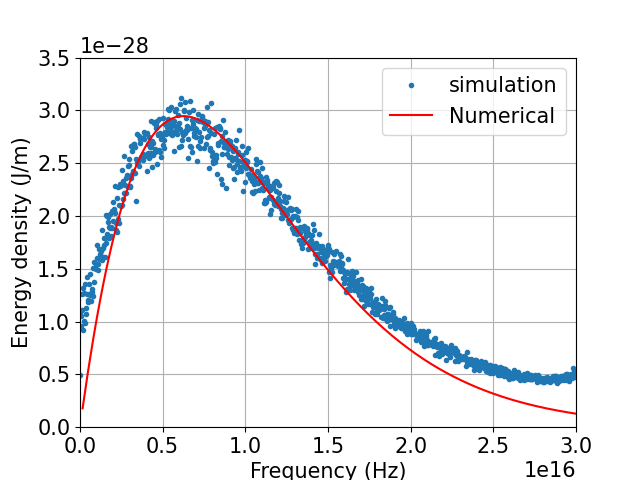
#> input picture 2D/1.png, 640 x 480 px
$ jupyter execute --allow-errors transparent.ipynb
#> lines starting #> are read from the running program, lines starting #| are printed output that depends on the picture
[cell 1]
import numpy as np
#> (the rest of this cell did not finish here and is left out)

[cell 2]
import matplotlib.pyplot as plt
#> (the rest of this cell did not finish here and is left out)

[cell 3]
#setup some constants and parameters
M=2**21 #模擬步數
tsim=7e-12 #模擬長度
eps0 = 8.854187e-12
hbar = 1.05457182e-34
c = 2.99792458e8
kb = 1.380649e-23
hdk=7.63823258e-12 # hbar/kb
T=30000
deltap = np.sqrt(1/3/eps0/hbar/c)*kb*T #小delta

[cell 4]
def D(omega,T):
    return(4*hbar*omega**2/c**2/(np.exp(hdk*omega/T)-1))

[cell 5]
limit=1000
frequency_limit = np.linspace(0, 25, limit)
frequency = frequency_limit*10**14
omega = frequency*np.pi*2
plt.rcParams.update({'font.size': 15})
plt.xlim(0,5e15)
#plt.ylim(0,3.5*1e-28)
#plt.plot(freqs,Es*1e-28,'.',label='simulation')
plt.plot(omega,D(omega,3000)*2e19*np.pi*1e-28,'red',label='Numerical')
plt.legend()
plt.xlabel('Frequency (Hz)')
plt.ylabel('Energy density (J/m)')
plt.grid()
plt.savefig('116.png')
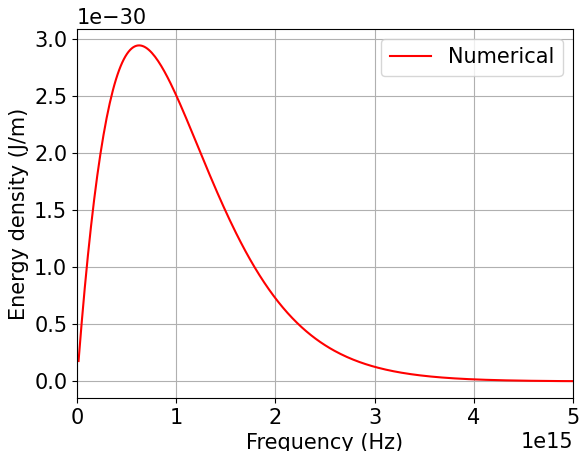
#> figure drawn by matplotlib, 1 panel

[cell 6]
from PIL import Image

def transPNG(srcImageName, dstImageName):
#> called with srcImageName = '1.png', dstImageName = 'new1.png'
    img = Image.open(srcImageName)
#> img is the input picture: PIL image 640x480 RGBA; mean R, G, B, A 239.8, 241.4, 243.6, 255
    img = img.convert("RGBA")
    datas = img.getdata()
    newData = list()
    for item in datas:
        if item[0] > 225 and item[1] > 225 and item[2] > 225:
            newData.append((255, 255, 255, 0))
        else:
            newData.append(item)
#> after the loop, newData = 307200 items
    img.putdata(newData)
    img.save(dstImageName, "PNG")
transPNG('1.png','new1.png')
